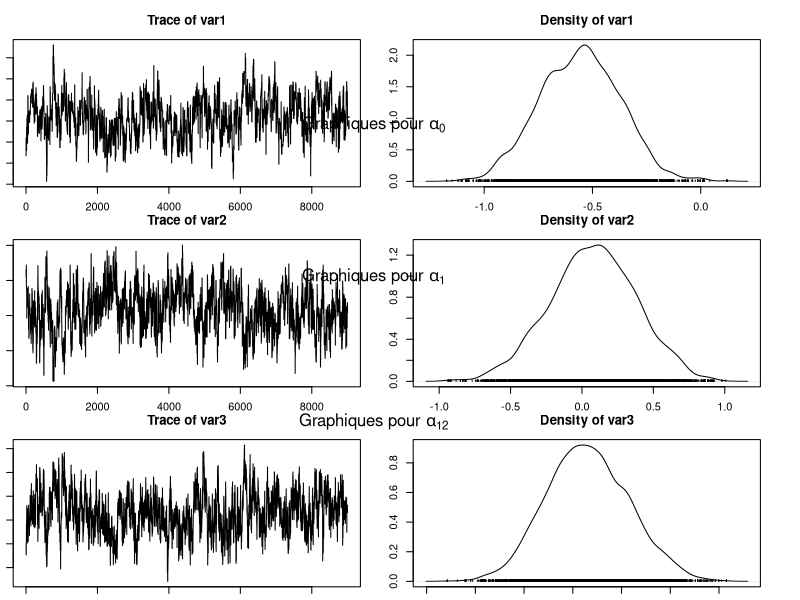
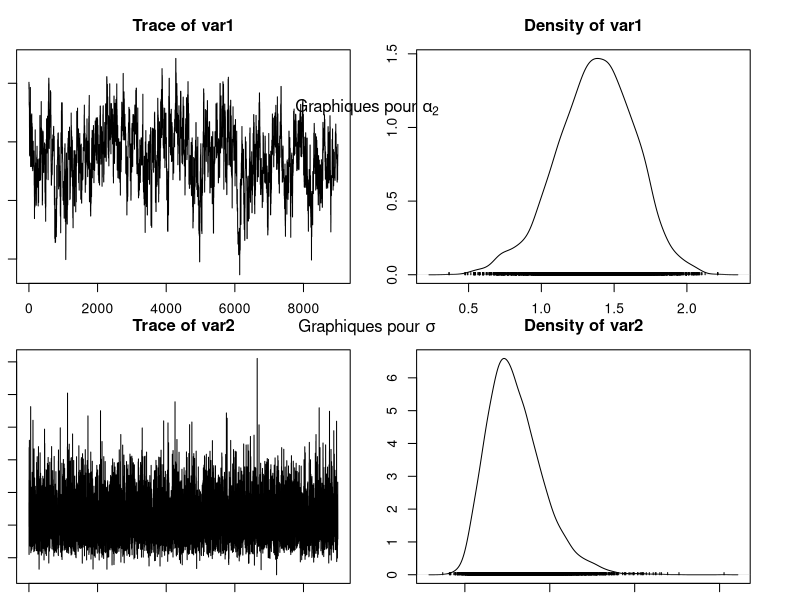

The R script that drew these images, in order: (Note: this script raises an error after producing the figures.)
## ---- chunk 1
# mettre ce qui nous sert pour la suite
## ---- chunk 2
# Notations changées par rapport au fichier seeds.data pour être en accord avec 
# la consigne donnée
"N" <- 21 
"r" <- c(10, 23, 23, 26, 17, 5, 53, 55, 32, 46, 10, 8, 10, 8, 23, 0, 3, 22, 15, 32, 3)
"n" <- c(39, 62, 81, 51, 39, 6, 74, 72, 51, 79, 13, 16, 30, 28, 45, 4, 12, 41, 30, 51, 7)
"x1" <- c(0, 0, 0, 0, 0, 0, 0, 0, 0, 0, 0, 1, 1, 1, 1, 1, 1, 1, 1, 1, 1)
"x2" <- c(0, 0, 0, 0, 0, 1, 1, 1, 1, 1, 1, 0, 0, 0, 0, 0, 1, 1, 1, 1, 1)
## ---- chunk 3
alpha0 <- 0
alpha1 <- 0
alpha2 <- 0
alpha12 <- 0
tau <- 10
b <- c(0, 0, 0, 0, 0, 0, 0, 0, 0, 0, 0, 0, 0, 0, 0, 0, 0, 0, 0, 0, 0)
## ---- chunk 4
seeds = function(nchain, N, r, n, x1, x2, alpha0, alpha1, alpha2, alpha12, tau, b, prop_sd){
  
  # Initialisation
  res = matrix(NA, nchain + 1, 5)
  res[1, ] = c(alpha0, alpha1, alpha12, alpha2, 1/sqrt(tau)) # le dernier terme vaut sigma

  p = plogis(alpha0 + alpha1 * x1 + alpha2 * x2 + alpha12 * x1 * x2 + b)
  
  res_b = matrix(NA, nchain + 1, N)
  res_b[1, ] = b
  
  acc_rates = rep(0, 4) # pour les 4 alpha
  
  for (i in 1:nchain){
    
    # Mise à jour de alpha0
    alpha0 = res[i, 1]
    prop = rnorm(1, alpha0, prop_sd[1]) # marche aléatoire simple
    prop_p = plogis(prop + alpha1 * x1 + alpha2 * x2 + alpha12 * x1 * x2 + b)
    
    top = - ((prop^2) / (2 * 1e6)) + sum(r * log(prop_p)) + sum((n-r) * log(1 - prop_p))
    bottom = - ((alpha0^2) / (2 * 1e6)) + sum(r * log(p)) + sum((n-r) * log(1 - p))
    acc_prob = exp(top - bottom) # Ratio des noyaux vaut 1 (symétrie du noyau)
    
    if (runif(1) < min(1, acc_prob)){
      alpha0 = prop
      p = prop_p
      acc_rates[1] = acc_rates[1] + 1
    }
    
    # Mise à jour de alpha1
    alpha1 = res[i, 2]
    prop = rnorm(1, alpha1, prop_sd[2]) # marche aléatoire simple
    prop_p = plogis(alpha0 + prop * x1 + alpha2 * x2 + alpha12 * x1 * x2 + b)
    
    top = - ((prop^2) / (2 * 1e6)) + sum(r * log(prop_p)) + sum((n-r) * log(1 - prop_p))
    bottom = - ((alpha1^2) / (2 * 1e6)) + sum(r * log(p)) + sum((n-r) * log(1 - p))
    acc_prob = exp(top - bottom) # Ratio des noyaux vaut 1 (symétrie du noyau)
    
    if (runif(1) < min(1, acc_prob)){
      alpha1 = prop
      p = prop_p
      acc_rates[2] = acc_rates[2] + 1
    }

    # Mise à jour de alpha12
    alpha12 = res[i, 3]
    prop = rnorm(1, alpha12, prop_sd[3]) # marche aléatoire simple
    prop_p = plogis(alpha0 + alpha1 * x1 + alpha2 * x2 + prop * x1 * x2 + b)
    
    top = - ((prop^2) / (2 * 1e6)) + sum(r * log(prop_p)) + sum((n-r) * log(1 - prop_p))
    bottom = - ((alpha12^2) / (2 * 1e6)) + sum(r * log(p)) + sum((n-r) * log(1 - p))
    acc_prob = exp(top - bottom) # Ratio des noyaux vaut 1 (symétrie du noyau)
    
    if (runif(1) < min(1, acc_prob)){
      alpha12 = prop
      p = prop_p
      acc_rates[3] = acc_rates[3] + 1
    }
    
    # Mise à jour de alpha2
    alpha2 = res[i, 4]
    prop = rnorm(1, alpha2, prop_sd[4]) # marche aléatoire simple
    prop_p = plogis(alpha0 + alpha1 * x1 + prop * x2 + alpha12 * x1 * x2 + b)
    
    top = - ((prop^2) / (2 * 1e6)) + sum(r * log(prop_p)) + sum((n-r) * log(1 - prop_p))
    bottom = - ((alpha2^2) / (2 * 1e6)) + sum(r * log(p)) + sum((n-r) * log(1 - p))
    acc_prob = exp(top - bottom) # Ratio des noyaux vaut 1 (symétrie du noyau)
    
    if (runif(1) < min(1, acc_prob)){
      alpha2 = prop
      p = prop_p
      acc_rates[4] = acc_rates[4] + 1
    }
    
    # Mise à jour de tau
    tau = rgamma(1, shape = 10e-3 + N / 2, scale = 1e-3 + 0.5 * sum(b^2))

    # Mise à jour de b
    for (j in 1:N){
      prop = rnorm(1, b[j], prop_sd[5])
      prop_p_j = plogis(alpha0 + alpha1 * x1[j] + alpha2 * x2[j] + alpha12 * x1[j] * x2[j] + prop)
      
      top = - (prop^2 * tau / 2) + r[j] * log(prop_p_j) + (n[j] - r[j]) * log(1 - prop_p_j)
      bottom = - (b[j]^2 * tau / 2) + r[j] * log(p[j]) + (n[j] - r[j]) * log(1 - p[j])
      acc_prob = exp(top - bottom)
      
      if (runif(1) < min(1, acc_prob)){
        b[j] = prop
        p[j] = prop_p_j
      }
    }
    
    # Mise à jour de la chaine de Markov et de b
    res[i+1, ] = c(alpha0, alpha1, alpha12, alpha2, 1/sqrt(tau))
    res_b[i+1, ] = b
  }
  
  my_list <- list("chain" = res, "b_chain" = res_b, "acc_rates" = acc_rates)
  return(my_list)
}
## ---- chunk 5
resultat = seeds(1e4, N, r, n, x1, x2, alpha0, alpha1, alpha2, alpha12, tau, b, prop_sd = c(0.3, 0.3, 0.3, 0.3, 0.3)) # prop_sd choisi pour avoir une allure de chaîne cohérente

resultat_chain = resultat$chain[1001:nrow(resultat$chain), ] # on enlève les 1000 premiers (burnin)

moychain = colMeans(resultat_chain) # moyenne
sdchain = apply(resultat_chain, 2, sd) # écart type

cat("alpha_0 est estimé à", moychain[1], "avec un écart-type de", sdchain[1], "\n")
cat("alpha_1 est estimé à", moychain[2], "avec un écart-type de", sdchain[2], "\n")
cat("alpha_12 est estimé à", moychain[3], "avec un écart-type de", sdchain[3], "\n")
cat("alpha_2 est estimé à", moychain[4], "avec un écart-type de", sdchain[4], "\n")
cat("sigma est estimé à", moychain[5], "avec un écart-type de", sdchain[5], "\n")
## ---- chunk 6
library(coda)
par(ask = FALSE, mfrow = c(3, 1), mar = c(1, 1, 3, 3)) # Configure la disposition des graphiques 

# Tracer les 3 premiers graphiques des chaînes de Markov
plot(mcmc(resultat_chain[,1:3]))

mtext(expression("Graphiques pour " * alpha[0]), side = 3, line = 23)
mtext(expression("Graphiques pour " * alpha[1]), side = 3, line = 11.5)
mtext(expression("Graphiques pour " * alpha[12]), side = 3, line = 0.5)

par(mfrow = c(2, 1)) # Configure la disposition des graphiques 

# Tracer les 2 derniers graphiques des chaînes de Markov
plot(mcmc(resultat_chain)[,4:5])

mtext(expression("Graphiques pour " * alpha[2]), side = 3, line = 12)
mtext(expression("Graphiques pour " * sigma), side = 3, line = 1)
## ---- chunk 7
legend=c("b1", "b7", "b14", "b21")
valeur = c(1,7,14,21)
par(mfrow = c(4, 2), mar = c(1, 6, 1, 6))
for (j in 1:4){
  plot(resultat$b_chain[-burnin,][,valeur[j]], type = "l", main = "",ylab=legend[j])
  plot(density(resultat$b_chain[-burnin,][,valeur[j]]), type = "l", main = "")
}
## ---- chunk 8
#On calcule ici la moyenne de b utilisé après : 
resultat_b_chain = resultat$b_chain[1001:nrow(resultat$b_chain), ] # on enlève les 1000 premiers (burnin)

moyb_chain = colMeans(resultat_b_chain) # moyenne de b

sdb_chain = apply(resultat_b_chain, 2, sd) #ecart-type de b
## ---- chunk 9
#pour les alpha, on utilise les moyennes calculé précèment. Pour b, on fait en plus la moyenne sur les plaques qui ont les mêmes types de graines.
cat("logit(p) : ", "\n")
cat("pour x1 = 0 et x2 = 0:", moychain[1] + moychain[2]*0 + moychain[3]*0 + moychain[4]*0 + mean(moyb_chain[1:5]), "(écart-type :",sqrt(sdchain[1]**2 + (sdchain[2]*0)**2 + (sdchain[3]*0)**2 + (sdchain[4]*0)**2 + mean(sdb_chain[1:5])**2) , ")", "\n")

cat("pour x1 = 0 et x2 = 1:", moychain[1] + moychain[2]*0 + moychain[3]*0 + moychain[4]*1 + mean(moyb_chain[6:11]), "(écart-type :",sqrt(sdchain[1]**2 + (sdchain[2]*0)**2 + (sdchain[3]*0)**2 + (sdchain[4]*1)**2 + mean(sdb_chain[1:5])**2) , ")", "\n")

cat("pour x1 = 1 et x2 = 0:", moychain[1] + moychain[2]*1 + moychain[3]*0 + moychain[4]*0 + mean(moyb_chain[12:16]), "(écart-type :",sqrt(sdchain[1]**2 + (sdchain[2]*1)**2 + (sdchain[3]*0)**2 + (sdchain[4]*0)**2 + mean(sdb_chain[1:5])**2) , ")", "\n")

cat("pour x1 = 1 et x2 = 1:", moychain[1] + moychain[2]*1 + moychain[3]*1 + moychain[4]*1+ mean(moyb_chain[17:21]), "(écart-type :",sqrt(sdchain[1]**2 + (sdchain[2]*1)**2 + (sdchain[3]*1)**2 + (sdchain[4]*1)**2 + mean(sdb_chain[1:5])**2) , ")", "\n")

